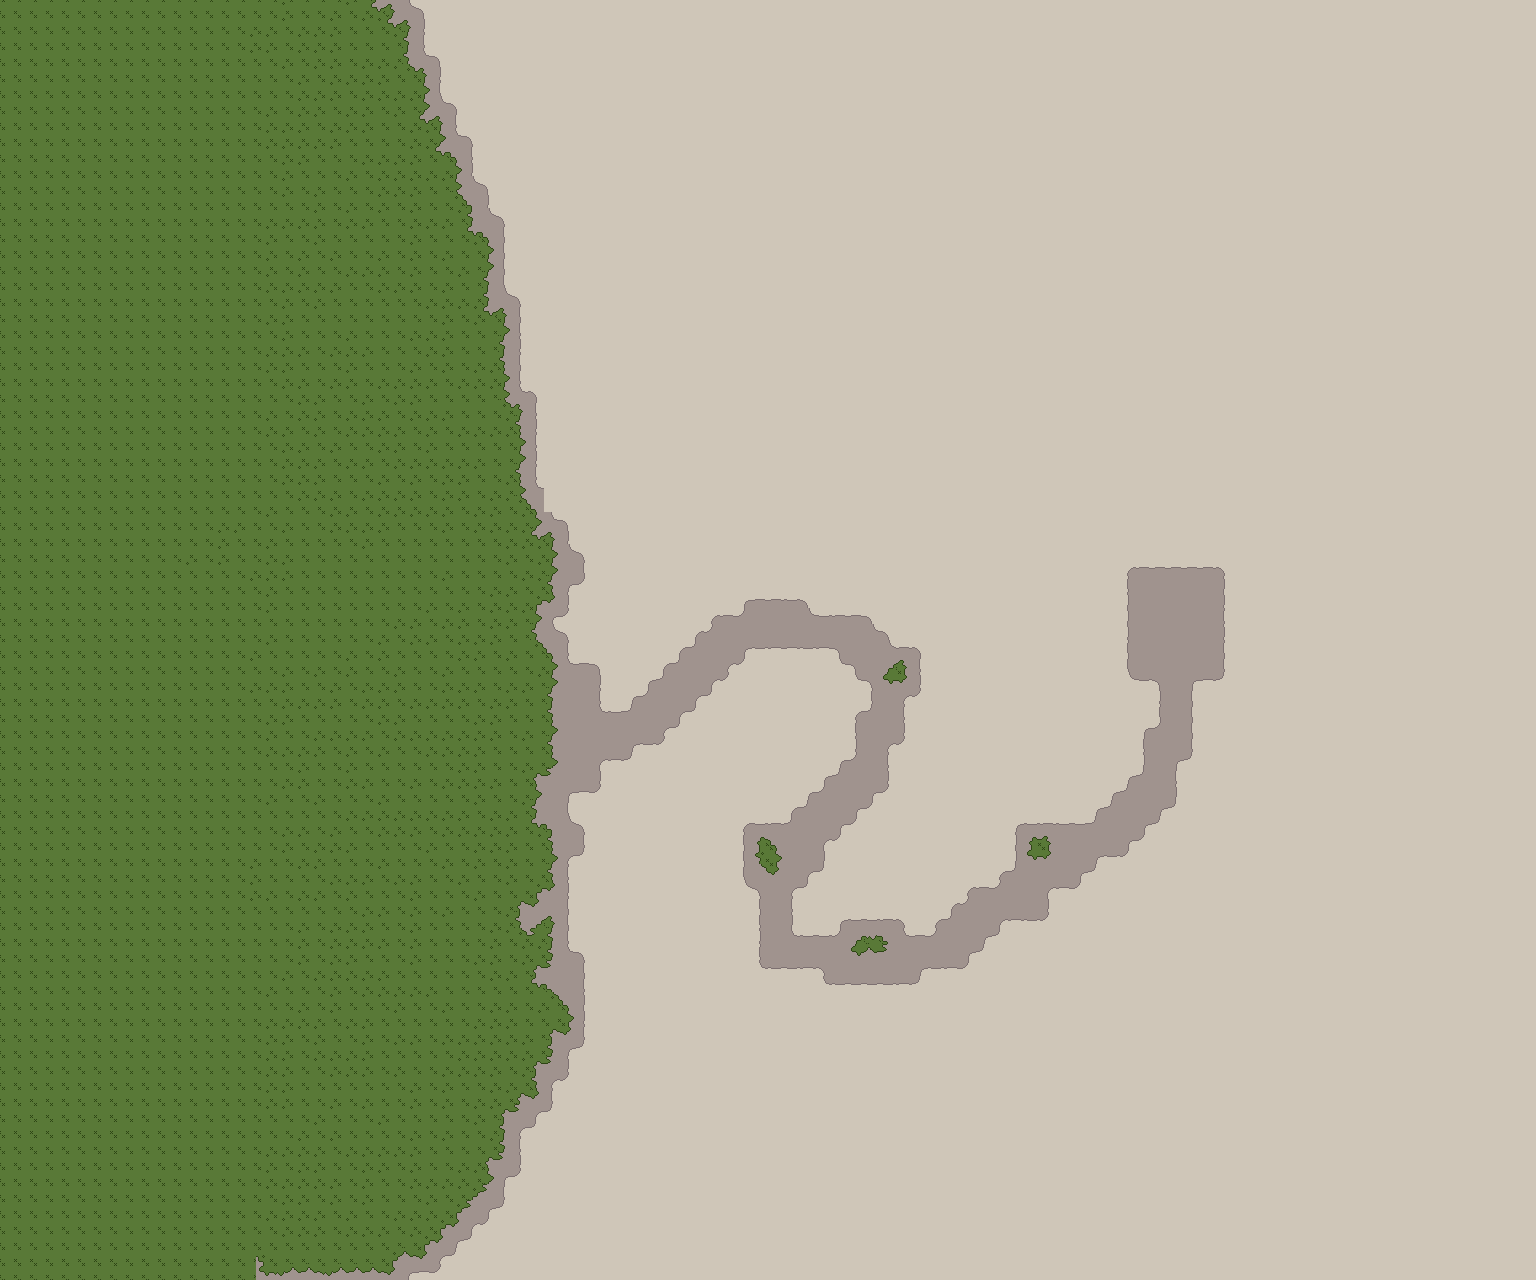

Tiled map render using the project's own tile images. Description and the map definition, with tile-layer contents summarised, below:
An orthogonal 96x80 tile map with 16x16 px tiles, 3 tile layers (2D, 3D, 3D 2), 2 tilesets and 638 objects (600x Object, 25x Cactus, 12x Warp, Player).

<map version="1.2" tiledversion="1.2.3" orientation="orthogonal" renderorder="right-down" width="96" height="80" tilewidth="16" tileheight="16" infinite="0" nextlayerid="12" nextobjectid="707">
 <tileset firstgid="1" source="../Ground.tsx" />
 <tileset firstgid="65" source="../Objects.tsx" />
 <layer id="9" name="2D" width="96" height="80">
  <data>[7680 cells, 7680 non-empty, 52 distinct tile ids]</data>
 </layer>
 <layer id="10" name="3D" width="96" height="80">
  <data>[7680 cells, 0 non-empty, 0 distinct tile ids]</data>
 </layer>
 <layer id="11" name="3D 2" width="96" height="80">
  <data>[7680 cells, 0 non-empty, 0 distinct tile ids]</data>
 </layer>
 <objectgroup id="2" name="Objects">
  <!-- 638 objects omitted --></objectgroup>
</map>
<!-- 638 of 638 objects omitted -->